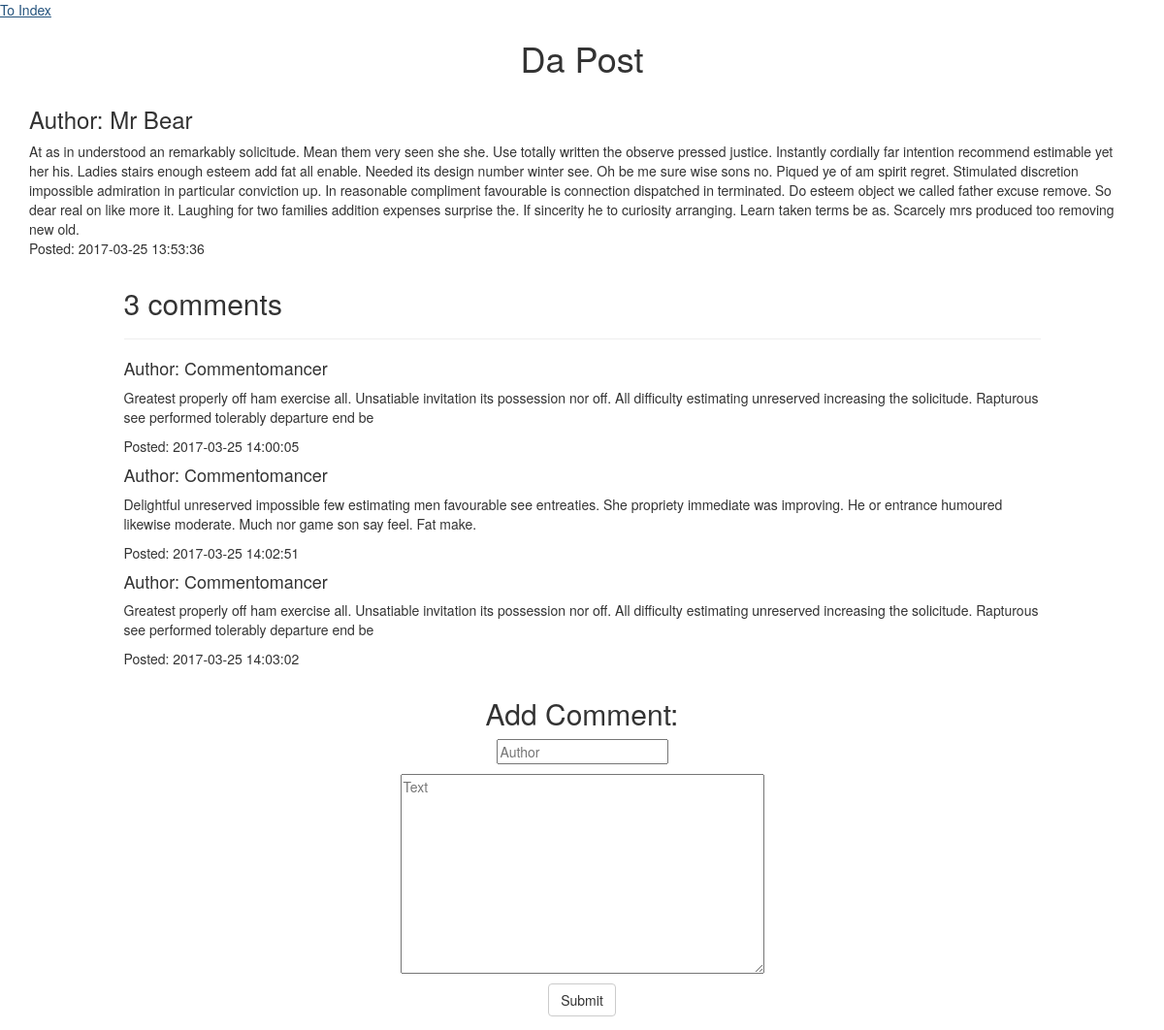
/one_post.php?post_id=1, run on the app's committed database.
### tables this page shows
CREATE TABLE `blogposts` (
  `id` int(6) UNSIGNED NOT NULL,
  `autname` varchar(50) NOT NULL,
  `text` varchar(3000) NOT NULL,
  `post_date` timestamp NOT NULL DEFAULT CURRENT_TIMESTAMP ON UPDATE CURRENT_TIMESTAMP
);

CREATE TABLE `comments` (
  `id` int(6) UNSIGNED NOT NULL,
  `id_post` int(6) UNSIGNED DEFAULT NULL,
  `com_auth_name` varchar(50) NOT NULL,
  `com_text` varchar(200) NOT NULL,
  `com_date` timestamp NOT NULL DEFAULT CURRENT_TIMESTAMP ON UPDATE CURRENT_TIMESTAMP
);

### query_constructor.php (called while the page is built, shortened)
<?php
         function selectOnePost($id)
        {
            $result = null;
            $nect = 'SELECT * FROM blogposts where id='.$id.';';
            $res = mysql_query($nect);
            while ($row = mysql_fetch_assoc($res)) {
                $result[] = $row;
            }
            $result = $result[0];
            return $result;
        }
        function selectComments($post_id)
        {
            $result = null;
            $nect = 'SELECT * FROM comments where id_post='.$post_id.';';
            $res = mysql_query($nect);
            while ($row = mysql_fetch_assoc($res)) {
                $result[] = $row;
            }
            return $result;
        }

### one_post.php (the view, shortened to what this page needs)
<html>
    <head>
	<link rel="stylesheet" href="css/bootstrap.min.css">
        <link rel="stylesheet" href="css/plus.css">
    </head>
    <body>
        <a href='index.php'>To Index</a>
        <div class='container'>
            <h1>Da Post</h1>
        <?php
        require_once('query_constructor.php');
        $result = selectOnePost($_GET['post_id']);
        ?>
        <div id="fullpost" class='row'>
            <div class='col-xs-12'>
            <h3>Author: <?php echo $result['autname']; ?></h3>
            <div class='fullpost_text'><?php echo $result['text']; ?></div>
            <p>Posted: <?php echo $result['post_date']; ?></p>
            </div>
        </div>
        <?php $result = selectComments($_GET['post_id']); ?>
        <div id='comment_section' class='row'>
            <div class='col-md-10 col-md-offset-1'>
            <h2><?php echo count($result); ?> comments</h2>
            <hr>
            <?php
        if(count($result)>0){
        foreach($result as $res)
        {
        ?>
        <div class="comment">
            <h4>Author: <?php echo $res['com_auth_name']; ?></h4>
            <p><?php echo $res['com_text']; ?></p>
            <p>Posted: <?php echo $res['com_date']; ?></p>
        </div>
        <?php
        }
        }
        ?>
            </div>
        </div>
    <div id='addcomform' class='row'>
        <div class='col-md-8 col-md-offset-2'>
            <h2>Add Comment:</h2>
        <form action="" method="post">
  <p><input type="text" placeholder="Author" name="author" maxlength="50" required></p>
  <p><textarea type="text" placeholder="Text" rows='10' name="comment" maxlength="200" required></textarea></p>
  <p><input type="submit" name="addcom" class='btn btn-default'></p>
 </form>
       </div>
       </div>
    </div>
    </body>
</html>

### css/plus.css (style rules this page uses)
h1 { text-align: center; }
#addpostform, #addcomform { text-align: center; }
#addpostform textarea, #addcomform textarea { width: 50%; }

### data on the page
blogposts: autname "Mr Bear", text "At as in understood an remarkably solicitude. Mean them very seen she she. Use totally written the observe pressed justice. Instantly cordially far intention recommend estimable yet her his. Ladies stairs enough esteem add fat all enable. Needed its design number winter see. Oh be me sure wise sons no. Piqued ye of am spirit regret. Stimulated discretion impossible admiration in particular conviction up. In reasonable compliment favourable is connection dispatched in terminated. Do esteem object we called father excuse remove. So dear real on like more it. Laughing for two families addition expenses surprise the. If sincerity he to curiosity arranging. Learn taken terms be as. Scarcely mrs…", post_date "2017-03-25 13:53:36"
comments: com_auth_name "Commentomancer", com_text "Greatest properly off ham exercise all. Unsatiable invitation its possession nor off. All difficulty estimating unreserved increasing the solicitude. Rapturous see performed tolerably departure end be", com_date "2017-03-25 14:00:05"
comments: com_auth_name "Commentomancer", com_text "Delightful unreserved impossible few estimating men favourable see entreaties. She propriety immediate was improving. He or entrance humoured likewise moderate. Much nor game son say feel. Fat make.", com_date "2017-03-25 14:02:51"
comments: com_auth_name "Commentomancer", com_text "Greatest properly off ham exercise all. Unsatiable invitation its possession nor off. All difficulty estimating unreserved increasing the solicitude. Rapturous see performed tolerably departure end be", com_date "2017-03-25 14:03:02"

### other printed values
count($result) "3"
